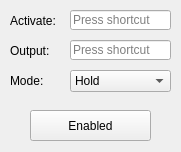
<?xml version="1.0" encoding="UTF-8"?>
<ui version="4.0">
 <class>RapidClickClass</class>
 <widget class="QMainWindow" name="RapidClickClass">
  <property name="geometry">
   <rect>
    <x>0</x>
    <y>0</y>
    <width>181</width>
    <height>152</height>
   </rect>
  </property>
  <property name="mouseTracking">
   <bool>true</bool>
  </property>
  <property name="windowTitle">
   <string>RapidClick</string>
  </property>
  <widget class="QWidget" name="centralWidget">
   <property name="mouseTracking">
    <bool>true</bool>
   </property>
   <widget class="QPushButton" name="enabled">
    <property name="geometry">
     <rect>
      <x>30</x>
      <y>110</y>
      <width>121</width>
      <height>31</height>
     </rect>
    </property>
    <property name="text">
     <string>Enabled</string>
    </property>
    <property name="checkable">
     <bool>true</bool>
    </property>
   </widget>
   <widget class="NativeKeySequence" name="keys_activate">
    <property name="geometry">
     <rect>
      <x>70</x>
      <y>10</y>
      <width>101</width>
      <height>20</height>
     </rect>
    </property>
   </widget>
   <widget class="QComboBox" name="mode">
    <property name="geometry">
     <rect>
      <x>70</x>
      <y>70</y>
      <width>101</width>
      <height>22</height>
     </rect>
    </property>
    <item>
     <property name="text">
      <string>Hold</string>
     </property>
    </item>
    <item>
     <property name="text">
      <string>Toggle</string>
     </property>
    </item>
   </widget>
   <widget class="QLabel" name="label">
    <property name="geometry">
     <rect>
      <x>10</x>
      <y>10</y>
      <width>61</width>
      <height>21</height>
     </rect>
    </property>
    <property name="text">
     <string>Activate:</string>
    </property>
   </widget>
   <widget class="QLabel" name="label_2">
    <property name="geometry">
     <rect>
      <x>10</x>
      <y>40</y>
      <width>61</width>
      <height>21</height>
     </rect>
    </property>
    <property name="text">
     <string>Output:</string>
    </property>
   </widget>
   <widget class="NativeKeySequence" name="keys_output">
    <property name="enabled">
     <bool>true</bool>
    </property>
    <property name="geometry">
     <rect>
      <x>70</x>
      <y>40</y>
      <width>101</width>
      <height>20</height>
     </rect>
    </property>
   </widget>
   <widget class="QLabel" name="label_3">
    <property name="geometry">
     <rect>
      <x>10</x>
      <y>70</y>
      <width>61</width>
      <height>21</height>
     </rect>
    </property>
    <property name="text">
     <string>Mode:</string>
    </property>
   </widget>
  </widget>
 </widget>
 <layoutdefault spacing="6" margin="11"/>
 <customwidgets>
  <customwidget>
   <class>NativeKeySequence</class>
   <extends>QKeySequenceEdit</extends>
   <header>nativekeysequence.h</header>
  </customwidget>
 </customwidgets>
 <resources>
  <include location="RapidClick.qrc"/>
 </resources>
 <connections/>
</ui>
